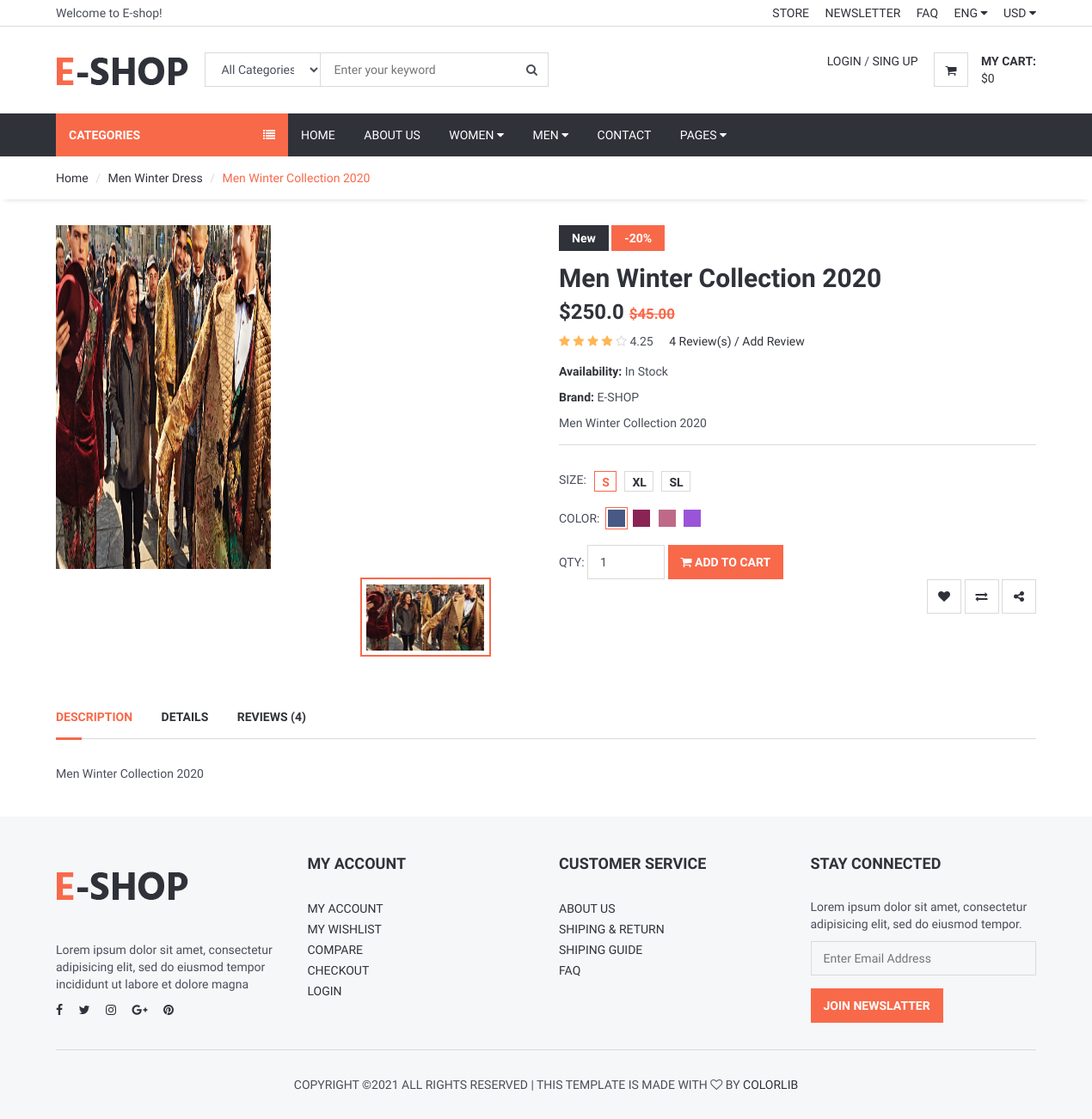
/product/1/men-winter-collection-2020, run on the app's committed database.
### product/models.py (models this page shows, shortened)
class Product(models.Model):
    STATUS = (
        ('True', 'True'),
        ('False', 'False'),
    )
    VARIANTS=(
        ('None','None'),
        ('Size','Size'),
        ('Color','Color'),
        ('Size-Color','Size-Color'),
    )
    Category = models.ForeignKey(Category, on_delete=models.CASCADE)
    Title    = models.CharField(max_length=255)
    Keywords = models.CharField(max_length=255)
    Description = models.CharField(max_length=255)
    Variant = models.CharField(max_length=15, choices=VARIANTS, default='None')
    Image = models.ImageField(blank=False, upload_to='images/')
    Price = models.FloatField()
    Amount = models.IntegerField()
    MinAmount = models.IntegerField()
    Details = RichTextUploadingField()
    Slug = models.CharField(max_length=255, null=False, unique=True)
    Status = models.CharField(max_length=10, choices=STATUS)
    Create_at = models.DateTimeField(auto_now_add=True)
    Update_at = models.DateTimeField(auto_now=True)
    def image_tag(self):
        if self.Image.url is not None:
            return mark_safe('<img src="{}" height="50"/>'.format(self.Image.url))
        else:
            return ""
    image_tag.short_description = 'Image'
    image_tag.allow_tags = True
    def avaregereview(self):
        reviews = Comments.objects.filter(Product=self).aggregate(avarage=Avg('Rating'))
        avg=0
        if reviews["avarage"] is not None:
            avg=float(reviews["avarage"])
        return avg
    def countreview(self):
        reviews = Comments.objects.filter(Product=self).aggregate(count=Count('id'))
        cnt=0
        if reviews["count"] is not None:
            cnt = int(reviews["count"])
        return cnt

class Category(MPTTModel):
    STATUS = (
        ('True','True'),
        ('False','False'),
    )
    parent      = TreeForeignKey('self', null=True, blank=True, related_name='children', on_delete=models.CASCADE)
    Title       = models.CharField(max_length=20)
    Keywords    = models.CharField(max_length=255)
    Description = models.CharField(max_length=255)
    Image       = models.ImageField(blank=True, upload_to='images/')
    Status      = models.CharField(max_length=10, choices=STATUS)
    Slug        = models.SlugField(null=False, unique=True)
    Create_at   = models.DateTimeField(auto_now_add=True)
    Update_at   = models.DateTimeField(auto_now=True)
    class MPTTMeta:
        order_insertion_by = ['Title']

### home/views.py (the view)
# urls.py: path('product/<int:id>/<slug:slug>', views.product_details, name='product_details'),
def product_details(request,id,slug):
    category = Category.objects.all()
    product = Product.objects.get(pk=id)
    images = Images.objects.filter(Product_id=id)
    comments = Comments.objects.filter(Product_id=id)
    commentscount = Comments.objects.filter(Product_id=id).count()
    current_user = request.user
    orderqty = ShopCart.objects.filter(User_id=current_user.id).aggregate(Sum('Quantity'))
    orderqty = orderqty["Quantity__sum"]
    shopcart = ShopCart.objects.filter(User_id=current_user.id)
    total = 0
    for sctotal in shopcart:
        total += sctotal.Quantity * sctotal.Product.Price
    context = {
        'category':category,
        'product':product,
        'images':images,
        'comments':comments,
        'cc':commentscount,
        'orderqty':orderqty,
        'shopcart':shopcart,
        'total':total,
    }
    return render(request, 'product_details.html', context)

### home/templates/product_details.html (shortened to what this page needs)
{% extends 'homebase.html' %}
{% block sidebar %} {% include 'sidebar.html' %} {% endblock %}
{% block body %}
<div id="breadcrumb">
  <div class="container">
    <ul class="breadcrumb">
      <li><a href="/">Home</a></li>
      <li><a href="/category/{{product.Category_id}}/{{product.Category.Slug}}">{{ product.Category.Title}}</a></li>
      <li class="active">{{product.Title}}</li>
    </ul>
  </div>
</div>
	<div class="section">
		<div class="container">
			<div class="row">
				<div class="product product-details clearfix">
					<div class="col-md-6">
						<div id="product-main-view">
							<div class="product-view">
								<img src="{{ product.Image.url }}" alt="" style="height:400px; width:250px">
							</div>
						</div>
						<div id="product-view">
							<div class="product-view">
								<img src="{{ product.Image.url }}" alt="">
							</div>
						</div>
					</div>
					<div class="col-md-6">
						<div class="product-body">
							<div class="product-label">
								<span>New</span>
								<span class="sale">-20%</span>
							</div>
							<h2 class="product-name">{{ product.Title }}</h2>
							<h3 class="product-price">${{ product.Price }} <del class="product-old-price">$45.00</del></h3>
              <div>
                  <div class="product-rating">
                      <i class="fa fa-star{% if product.avaregereview < 1%}-o empty{% endif%}"></i>
                      <i class="fa fa-star{% if product.avaregereview < 2%}-o empty{% endif%}"></i>
                      <i class="fa fa-star{% if product.avaregereview < 3%}-o empty{% endif%}"></i>
                      <i class="fa fa-star{% if product.avaregereview < 4%}-o empty{% endif%}"></i>
                      <i class="fa fa-star{% if product.avaregereview < 5%}-o empty{% endif%}"></i>
                      {{ product.avaregereview |stringformat:".2f"}}
                  </div>
                  <a href="#tab1"> {{ product.countreview}}  Review(s) / Add Review</a>
              </div>
							<p><strong>Availability:</strong> In Stock</p>
							<p><strong>Brand:</strong> E-SHOP</p>
							<p>{{ product.Details|safe }}</p>
							<div class="product-options">
								<ul class="size-option">
									<li><span class="text-uppercase">Size:</span></li>
									<li class="active"><a href="#">S</a></li>
									<li><a href="#">XL</a></li>
									<li><a href="#">SL</a></li>
								</ul>
								<ul class="color-option">
									<li><span class="text-uppercase">Color:</span></li>
									<li class="active"><a href="#" style="background-color:#475984;"></a></li>
									<li><a href="#" style="background-color:#8A2454;"></a></li>
									<li><a href="#" style="background-color:#BF6989;"></a></li>
									<li><a href="#" style="background-color:#9A54D8;"></a></li>
								</ul>
							</div>
							<div class="product-btns">
                <form  action="/order/addtoshopcart/{{product.id}}" method="POST">
                  <div class="qty-input">
                    <span class="text-uppercase">QTY: </span>
                    <input class="input" name='Quantity' type="number" value="1" min="1" max="{{ product.Amount }}">
                  </div>
                  <button class="primary-btn add-to-cart" type="submit"><i class="fa fa-shopping-cart"></i> Add to Cart</button>
                </form>
  								<div class="pull-right">
									<button class="main-btn icon-btn"><i class="fa fa-heart"></i></button>
									<button class="main-btn icon-btn"><i class="fa fa-exchange"></i></button>
									<button class="main-btn icon-btn"><i class="fa fa-share-alt"></i></button>
								</div>
							</div>
						</div>
					</div>
					<div class="col-md-12">
						<div class="product-tab">
							<ul class="tab-nav">
								<li class="active"><a data-toggle="tab" href="#tab1">Description</a></li>
								<li><a data-toggle="tab" href="#tab2">Details</a></li>
								<li><a data-toggle="tab" href="#tab3">Reviews ({{ cc }})</a></li>
							</ul>
							<div class="tab-content">
								<div id="tab1" class="tab-pane fade in active">
									<p>{{ product.Description }}</p>
								</div>
							</div>
						</div>
					</div>
				</div>
			</div>
		</div>
	</div>
 {% endblock %}
{% block foot %} {% include 'footer.html' %} {% endblock %}

### home/templates/homebase.html (shortened to what this page needs)
<!DOCTYPE html>
<html lang="en" dir="ltr">
  <head>
  {% load static %}
	<link type="text/css" rel="stylesheet" href="{% static '' %}css/bootstrap.min.css" />
	<link type="text/css" rel="stylesheet" href="{% static 'css/slick.css' %}" />
	<link type="text/css" rel="stylesheet" href="{% static '' %}css/slick-theme.css" />
	<link type="text/css" rel="stylesheet" href="{% static '' %}css/nouislider.min.css" />
	<link rel="stylesheet" href="{% static '' %}css/font-awesome.min.css">
	<link type="text/css" rel="stylesheet" href="{% static '' %}css/style.css" />
  <link rel="stylesheet" href="//code.jquery.com/ui/1.12.1/themes/base/jquery-ui.css">
    <link rel="stylesheet" href="https://ajax.googleapis.com/ajax/libs/jqueryui/1.11.4/themes/smoothness/jquery-ui.css">
  </head>
  <body>
    {% include 'header.html' %}
    {% block sidebar %} {% endblock %}
    {% block body %} {% endblock %}
    {% block foot %} {% endblock %}
  </body>
</html>

### home/templates/header.html (shortened to what this page needs)
{% load static %}
<header>
   <div id="top-header">
      <div class="container">
         <div class="pull-left">
            <span>Welcome to E-shop!</span>
         </div>
         <div class="pull-right">
            <ul class="header-top-links">
               <li><a href="#">Store</a></li>
               <li><a href="#">Newsletter</a></li>
               <li><a href="/faq">FAQ</a></li>
               <li class="dropdown default-dropdown">
                  <a class="dropdown-toggle" data-toggle="dropdown" aria-expanded="true">ENG <i class="fa fa-caret-down"></i></a>
               </li>
               <li class="dropdown default-dropdown">
                  <a class="dropdown-toggle" data-toggle="dropdown" aria-expanded="true">USD <i class="fa fa-caret-down"></i></a>
               </li>
            </ul>
         </div>
      </div>
   </div>
   <div id="header">
      <div class="container">
         <div class="pull-left">
            <div class="header-logo">
               <a class="logo" href="#">
               <img src="{% static '' %}img/logo.png" alt="">
               </a>
            </div>
            <div class="header-search">
               <form action="/search/" method="POST">
                  <input id="query" name="query" class="input search-input" style="width:400px" type="text" placeholder="Enter your keyword">
                  <select name="catid" class="input search-categories">
                     <option value="0">All Categories</option>
                     {% load mptt_tags %}
                  </select>
                  <button class="search-btn"><i class="fa fa-search"></i></button>
               </form>
            </div>
         </div>
         <div class="pull-right">
            <ul class="header-btns">
               <li class="header-account dropdown default-dropdown">
                  {% if user.id is not None %}
                  <div class="dropdown-toggle" role="button" data-toggle="dropdown" aria-expanded="true">
                     <div class="header-btns-icon">
                        <img src="{{request.session.userimage}}" style="height:40px; width:40px; border-radius:0px" alt="">
                     </div>
                     <strong class="text-uppercase">{{user.username}} <i class="fa fa-caret-down"></i></strong>
                  </div>
                  {% else %}
                  <a href="/user/login" class="text-uppercase">Login</a> / <a href="/user/signup" class="text-uppercase">Sing Up</a>
                  {% endif %}
               </li>
               <li class="header-cart dropdown default-dropdown">
                  <a class="dropdown-toggle" data-toggle="dropdown" aria-expanded="true">
                     <div class="header-btns-icon">
                        <i class="fa fa-shopping-cart"></i>
                     </div>
                     <strong class="text-uppercase">My Cart:</strong>
                     <br>
                     <span>${{total}}</span>
                  </a>
               </li>
            </ul>
         </div>
      </div>
   </div>
</header>

### home/templates/sidebar.html (shortened to what this page needs)
{% load static %}
{% load mptt_tags %}
	<div id="navigation">
		<div class="container">
			<div id="responsive-nav">
				{% if page %}
				<div class="category-nav">
				{% else %}
				<div class="category-nav show-on-click">
				{% endif %}
					<span class="category-header">Categories <i class="fa fa-list"></i></span>
					{% load mptt_tags %}
				</div>
				<div class="menu-nav">
					<ul class="menu-list">
						<li><a href="/">Home</a></li>
						<li><a href="/about">About Us</a></li>
						<li class="dropdown mega-dropdown"><a class="dropdown-toggle" data-toggle="dropdown" aria-expanded="true">Women <i class="fa fa-caret-down"></i></a>
						</li>
						<li class="dropdown mega-dropdown full-width"><a class="dropdown-toggle" data-toggle="dropdown" aria-expanded="true">Men <i class="fa fa-caret-down"></i></a>
						</li>
						<li><a href="/contact">Contact</a></li>
						<li class="dropdown default-dropdown"><a class="dropdown-toggle" data-toggle="dropdown" aria-expanded="true">Pages <i class="fa fa-caret-down"></i></a>
						</li>
					</ul>
				</div>
			</div>
		</div>
	</div>

### home/templates/footer.html (shortened to what this page needs)
{% load static %}
	<footer id="footer" class="section section-grey">
		<div class="container">
			<div class="row">
				<div class="col-md-3 col-sm-6 col-xs-6">
					<div class="footer">
						<div class="footer-logo">
							<a class="logo" href="#">
		            <img src="{% static '' %}img/logo.png" alt="">
		          </a>
						</div>
						<p>Lorem ipsum dolor sit amet, consectetur adipisicing elit, sed do eiusmod tempor incididunt ut labore et dolore magna</p>
						<ul class="footer-social">
							<li><a href="#"><i class="fa fa-facebook"></i></a></li>
							<li><a href="#"><i class="fa fa-twitter"></i></a></li>
							<li><a href="#"><i class="fa fa-instagram"></i></a></li>
							<li><a href="#"><i class="fa fa-google-plus"></i></a></li>
							<li><a href="#"><i class="fa fa-pinterest"></i></a></li>
						</ul>
					</div>
				</div>
				<div class="col-md-3 col-sm-6 col-xs-6">
					<div class="footer">
						<h3 class="footer-header">My Account</h3>
						<ul class="list-links">
							<li><a href="#">My Account</a></li>
							<li><a href="#">My Wishlist</a></li>
							<li><a href="#">Compare</a></li>
							<li><a href="#">Checkout</a></li>
							<li><a href="#">Login</a></li>
						</ul>
					</div>
				</div>
				<div class="col-md-3 col-sm-6 col-xs-6">
					<div class="footer">
						<h3 class="footer-header">Customer Service</h3>
						<ul class="list-links">
							<li><a href="#">About Us</a></li>
							<li><a href="#">Shiping & Return</a></li>
							<li><a href="#">Shiping Guide</a></li>
							<li><a href="#">FAQ</a></li>
						</ul>
					</div>
				</div>
				<div class="col-md-3 col-sm-6 col-xs-6">
					<div class="footer">
						<h3 class="footer-header">Stay Connected</h3>
						<p>Lorem ipsum dolor sit amet, consectetur adipisicing elit, sed do eiusmod tempor.</p>
						<form>
							<div class="form-group">
								<input class="input" placeholder="Enter Email Address">
							</div>
							<button class="primary-btn">Join Newslatter</button>
						</form>
					</div>
				</div>
			</div>
			<hr>
			<div class="row">
				<div class="col-md-8 col-md-offset-2 text-center">
					<div class="footer-copyright">
						Copyright &copy;<script>document.write(new Date().getFullYear());</script> All rights reserved | This template is made with <i class="fa fa-heart-o" aria-hidden="true"></i> by <a href="https://colorlib.com" target="_blank">Colorlib</a>
					</div>
				</div>
			</div>
		</div>
	</footer>

### data on the page
Product: Category.Title "Men Winter Dress", Title "Men Winter Collection 2020", Image (picture), Price "250.0", avaregereview "4.25", countreview "4", Details "Men Winter Collection 2020", Description "Men Winter Collection 2020"

### other printed values
{{ total }} "0"
{{ cc }} "4"
